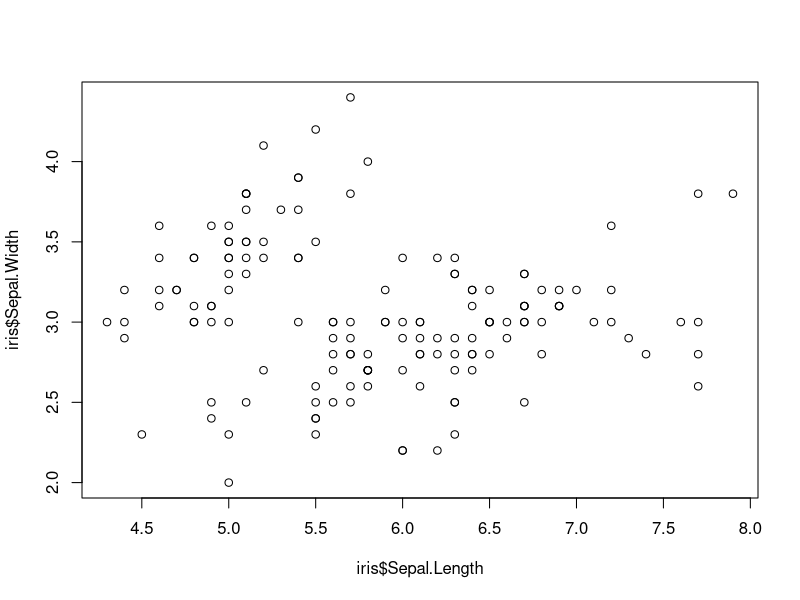
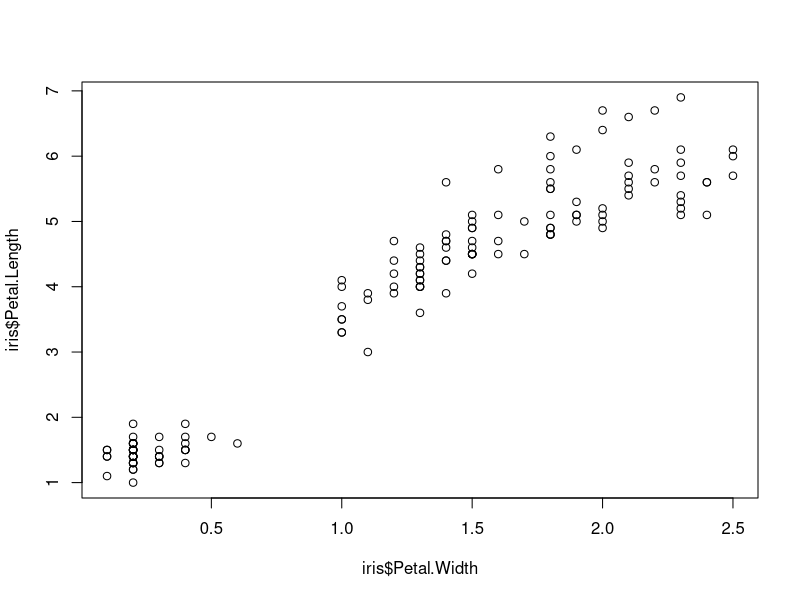
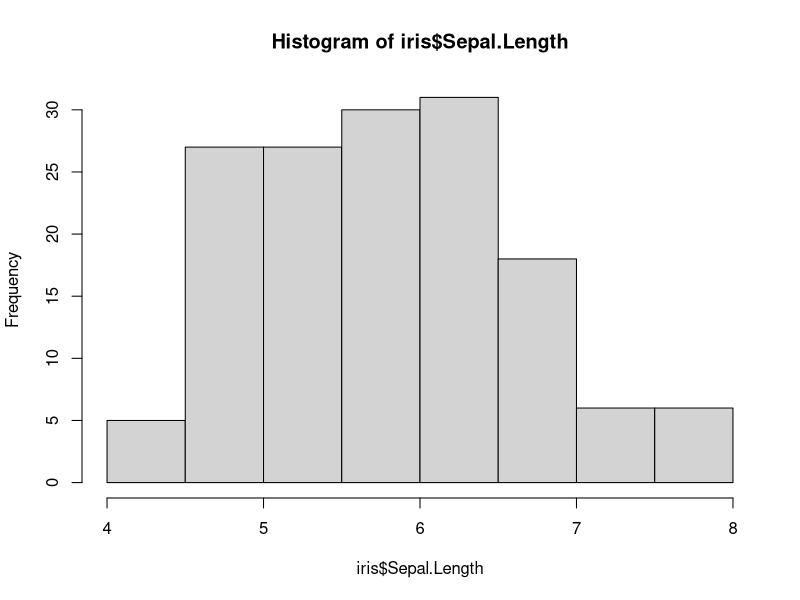

Write the R code that produced these figures, in order. (Note: this script raises an error after producing the figures.)
## ---- chunk 1
knitr::opts_chunk$set(echo = TRUE)
## ---- chunk 2
data = iris
plot(x = iris$Sepal.Length, y = iris$Sepal.Width)

plot(x = iris$Petal.Width, y = iris$Petal.Length)

hist(x = iris$Sepal.Length)

Print("Testing out this secondary branch")

complex_function <- function(input){
  print(input)
  print("is really cool")
}

## ---- chunk 3
plot(pressure)
